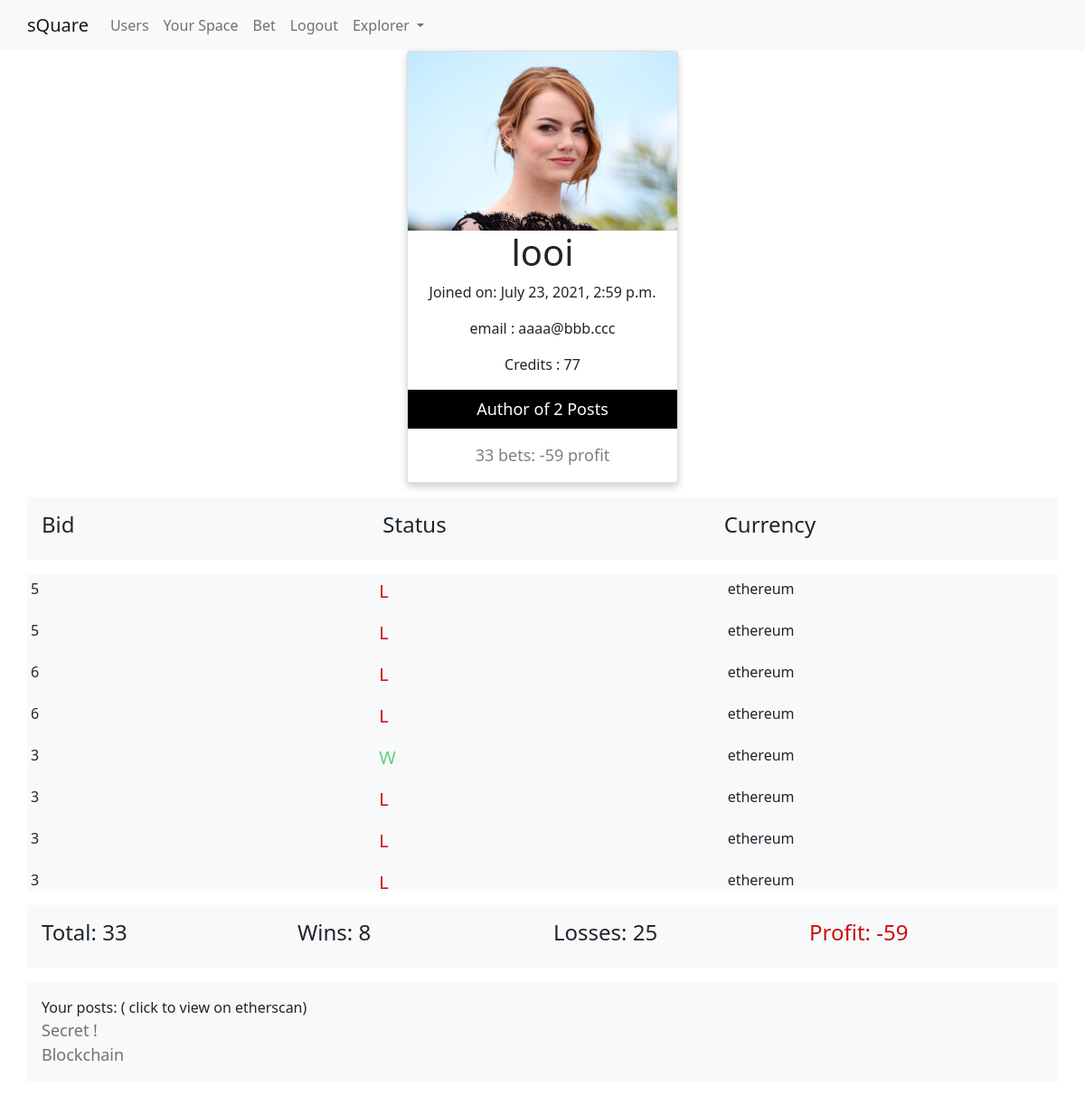
Screenshot of /my-profile/ (signed in) with the database file from the repository.
### api/models.py (models this page shows, shortened)
class Profile(models.Model):
    user = models.OneToOneField(User, on_delete=models.CASCADE)
    credit = models.IntegerField( default=10)
    isBetting = models.BooleanField(default=False)
    hasView = models.BooleanField(default=False)
    expiringTime = models.DateTimeField(default=datetime.now())
    viewStart = models.DateTimeField(default=datetime.now())
    lastIP = models.CharField(default = "0.0.0.0" , max_length = 15)
    lastCity = models.CharField(default = "Buttigliera" , max_length = 35)
    lastCountry = models.CharField(default = "Italy" , max_length = 15)

class OpenBids(models.Model):
    OPEN = 0
    WIN = 1
    LOSS = -1
    Status = ((OPEN ,"OPEN"),(WIN,"WIN"),(LOSS,"LOSS"))
    UP = 1
    DOWN= -1
    Vote = ((UP,"UP"),(DOWN,"DOWN"))
    user = models.ForeignKey(User, on_delete=models.CASCADE)
    currency =  models.CharField(max_length = 30)
    bidAmount = models.IntegerField(default=0)
    status = models.IntegerField(choices=Status,default=OPEN)
    returns = models.IntegerField(default=0)
    vote = models.IntegerField(choices=Vote,default = UP)

class Post(models.Model):
    user = models.ForeignKey(User,on_delete=models.CASCADE)
    datetime = models.DateTimeField(auto_now_add=True)
    content = models.TextField()
    title = models.CharField(max_length = 50)
    isPublic = models.BooleanField()
    msgHash = models.CharField(max_length = 32, default = None ,null = True )
    txId = models.CharField(max_length = 32, default = None ,null = True )

### api/views.py (the view)
# urls.py: path("my-profile/",views.profile,name = "prof"),
def profile(request):
    if request.user.is_authenticated:
        username = request.user.get_username()
        user = request.user
        posts = Post.objects.filter(user = user).order_by("-id")
        bets = OpenBids.objects.all().filter(user = user).order_by("-id")
        profit =0
        for bet in bets:
            profit += bet.status * bet.bidAmount
        betStats= {"wins" : OpenBids.objects.all().filter(user = user,status=1).count(),
                    "losses": OpenBids.objects.all().filter(user = user,status =-1).count(),
                    "profit": profit}
        return render(request,"api/my-profile.html",{"posts":posts, "user": user,"bets":bets, "betStats":betStats })
    else:
        return render(request,"api/my-profile.html",{ })

### api/templates/api/my-profile.html (shortened to what this page needs)
{%extends 'api/base.html'%}
{% load static%}
{%block style%}
<link href="{% static 'css/card.css' %}"  rel="stylesheet" media="screen">
{%endblock%}
{%block content%}
<div class="card">
  <img src="{% static 'emma.jpg' %}" alt= {{user.username}} style="width:100%">
  <h1> {{user.username}} </h1>
  <p>Joined on: {{user.date_joined}}</p>
  <p>email : {{user.email}} </p>
  <p>Credits : {{user.profile.credit}} </p>
  <p class = "info ">Author of {{posts|length}} Posts</p>
  <p class="title">{{bets|length}} bets:  {{betStats.profit}} profit </p>
</div>
<div class="container p-3 my-3 bg-light text-dark">
    <div class="row">
        <div class="col"><h4>Bid</h4></div>
        <div class="col"><h4>Status</h4></div>
        <div class="col"><h4>Currency</h4></div>
    </div>
</div>
    <div class="container p-1 my-1 bg-light text-dark" style=" max-height: 350px; overflow-x: scroll; overflow-x: hidden;" >
        {% for bet in bets %}
                    <div class="row">
                        <div class="col">{{bet.bidAmount}}</div>
                        <div class="col">
                            {% if bet.status == 0 %}
                            <p style="color:rgb(21, 145, 164);font-size:20px;">Open</p>
                            {% elif bet.status == 1 %}
                            <p style="color:rgb(106, 206, 126);font-size:20px;">W</p>
                            {% elif bet.status == -1 %}
                            <p style="color:rgb(206, 20, 20);font-size:20px;">L</p>
                            {%endif%}
                        </div>
                        <div class="col">{{bet.currency}}</div>
                    </div>
        {% endfor %}
    </div>
<div class="container p-3 my-3 bg-light text-dark">
    <div class="row">
        <div class="col"><h4>Total: {{bets|length}}</h4> </div>
        <div class="col"><h4>Wins: {{betStats.wins}}   </h4></div>
        <div class="col"><h4>Losses: {{betStats.losses}}</h4></div>
        {% if betStats.profit > 0 %}
        <div class="col" style="color:rgb(26, 191, 40)""><h4>Profit: {{betStats.profit}} </h4></div>
        {% elif betStats.profit == 0 %}
        <div class="col" style="color:rgb(8, 25, 27)""><h4>Profit: {{betStats.profit}} </h4></div>
        {% elif betStats.profit < 0 %}
        <div class="col" style="color:rgb(199, 15, 15)""><h4>Profit: {{betStats.profit}} </h4></div>
        {%endif%}
    </div>
</div>
<div class="container p-3 my-3 bg-light text-dark" style=" max-height: 350px; overflow-x: scroll; overflow-x: hidden;">
Your posts: ( click to view on etherscan)
    {% for post in posts %}
        <div class="title"> <a href="https://ropsten.etherscan.io/tx/{{post.txId}}" target="_blank" style="color: #717171;text-decoration:none;" >{{post.title}}</a>   </div>
    {%endfor%}
</div>
{%endblock%}

### api/static/css/card.css (style rules this page uses)
.card { box-shadow: 0 4px 8px 0 rgba(0, 0, 0, 0.2); max-width: 300px; margin: auto; text-align: center; }
.title { color: grey; font-size: 18px; }
.info { border: none; outline: 0; display: inline-block; padding: 8px; color: rgb(255, 254, 254); background-color: #000; text-align: center; width: 100%; font-size: 18px; }

### rows the page displays
OpenBids: bidAmount "5", status "L", currency "ethereum"
OpenBids: bidAmount "5", status "L", currency "ethereum"
OpenBids: bidAmount "6", status "L", currency "ethereum"
OpenBids: bidAmount "6", status "L", currency "ethereum"
OpenBids: bidAmount "3", status "W", currency "ethereum"
OpenBids: bidAmount "3", status "L", currency "ethereum"
OpenBids: bidAmount "3", status "L", currency "ethereum"
OpenBids: bidAmount "3", status "L", currency "ethereum"
Post: title "Secret !"
Post: title "Blockchain"

### other values shown
{{ user.username }} "looi"
{{ user.date_joined }} "July 23, 2021, 2:59 p.m."
{{ user.email }} "aaaa@bbb.ccc"
{{ user.profile.credit }} "77"
{{ posts|length }} "2"
{{ bets|length }} "33"
{{ betStats.profit }} "-59"
{{ betStats.wins }} "8"
{{ betStats.losses }} "25"
